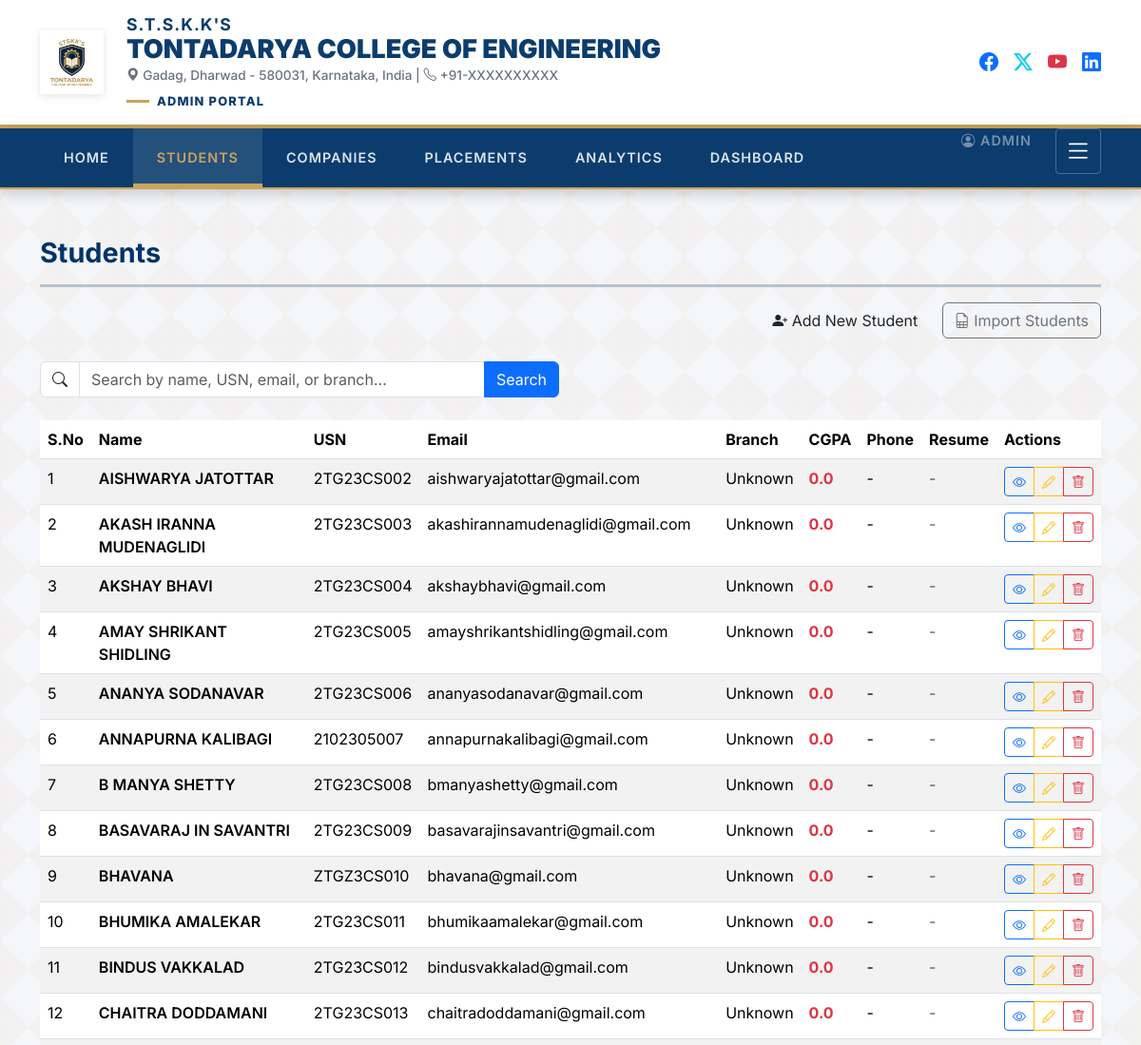
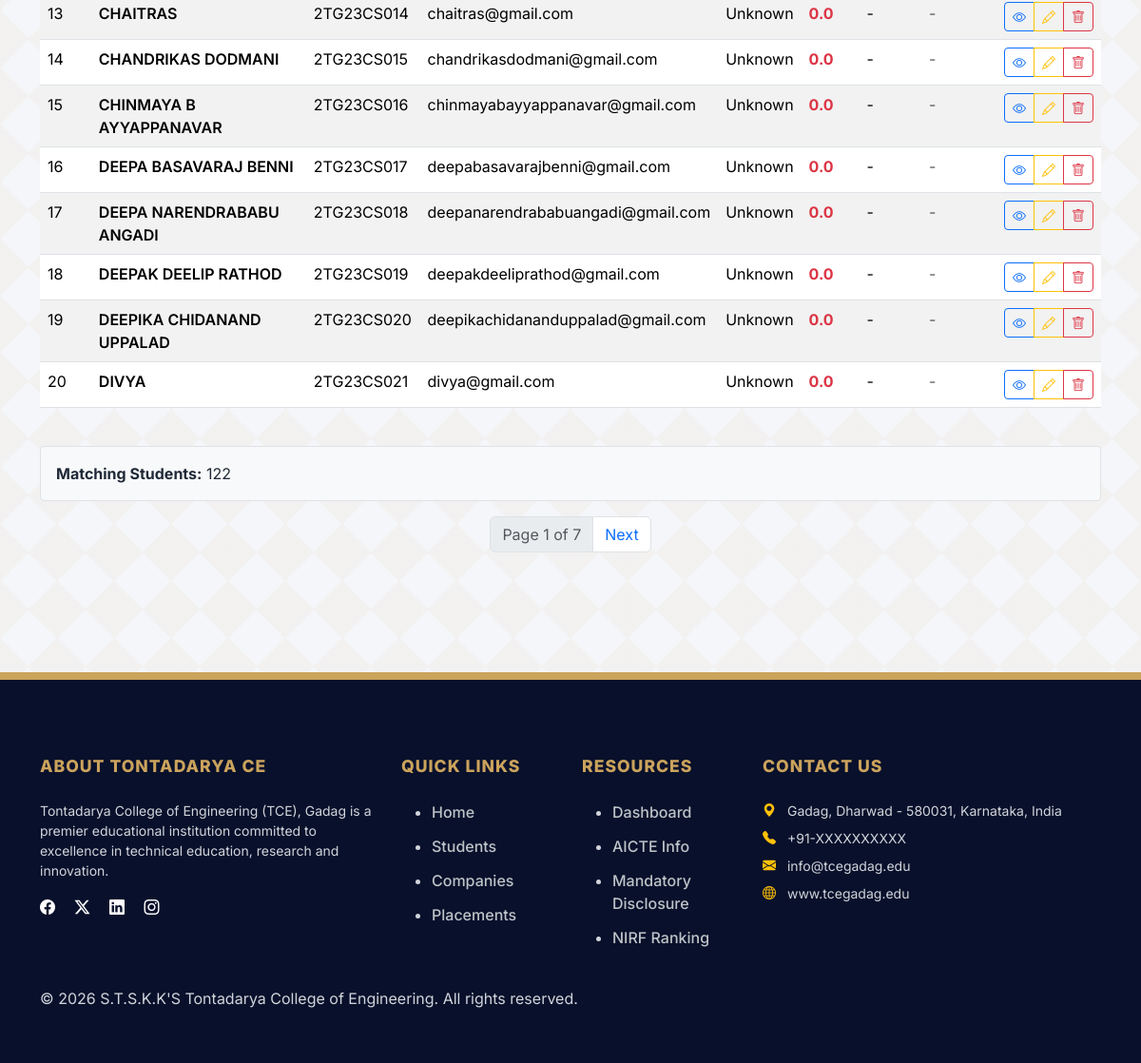
/students/ (signed in), run on the app's committed database (2 pictures, top to bottom).
### core/models.py (models this page shows, shortened)
class Student(models.Model):
    name = models.CharField(max_length=100)
    email = models.EmailField(unique=True, db_index=True)
    branch = models.CharField(max_length=50, db_index=True)
    cgpa = models.FloatField(
        default=0,
        validators=[MinValueValidator(0.0), MaxValueValidator(10.0)],
        db_index=True
    )
    resume = models.FileField(
        upload_to='resumes/%Y/%m/',
        null=True,
        blank=True,
        validators=[FileExtensionValidator(allowed_extensions=['pdf', 'doc', 'docx'])]
    )
    phone = models.CharField(max_length=15, blank=True, null=True)
    usn = models.CharField(max_length=50, blank=True, null=True, unique=True, db_index=True)
    password = models.CharField(max_length=128, blank=True, help_text='Hashed student login password; initially set from the USN.')
    linkedin = models.URLField(blank=True, null=True, help_text="LinkedIn profile URL")
    github = models.URLField(blank=True, null=True, help_text="GitHub profile URL")
    leetcode = models.URLField(blank=True, null=True, help_text="LeetCode profile URL")
    hackerrank = models.URLField(blank=True, null=True, help_text="HackerRank profile URL")
    headline = models.CharField(max_length=255, blank=True, null=True, help_text="Professional headline (e.g. Aspiring Software Engineer)")
    profile_picture = models.ImageField(
        upload_to='profiles/%Y/%m/',
        null=True,
        blank=True,
        validators=[FileExtensionValidator(allowed_extensions=['jpg', 'jpeg', 'png'])]
    )
    skills = models.TextField(
        blank=True,
        help_text="Comma-separated skills (e.g. python, sql, dsa)"
    )
    aptitude_score = models.FloatField(
        default=0.0,
        validators=[MinValueValidator(0.0), MaxValueValidator(100.0)],
        help_text="Aptitude score as a percentage"
    )
    technical_score = models.FloatField(
        default=0.0,
        validators=[MinValueValidator(0.0), MaxValueValidator(100.0)],
        help_text="Technical score as a percentage"
    )
    communication_score = models.FloatField(
        default=0.0,
        validators=[MinValueValidator(0.0), MaxValueValidator(100.0)],
        help_text="Communication score as a percentage"
    )
    overall_readiness_score = models.FloatField(
        default=0.0,
        validators=[MinValueValidator(0.0), MaxValueValidator(100.0)],
        help_text="Overall readiness score (average of aptitude, technical and communication)"
    )
    bio = models.TextField(blank=True, null=True)
    created_at = models.DateTimeField(default=timezone.now)
    updated_at = models.DateTimeField(auto_now=True)
    class Meta:
        ordering = ['-cgpa', 'name']
        indexes = [
            models.Index(fields=['branch', 'cgpa']),
        ]

### core/views.py (the view)
# urls.py: path('students/', views.student_list, name='students'),
@role_required(['admin'])
def student_list(request):
    query = request.GET.get('q', '').strip()
    if query:
        students = Student.objects.filter(
            Q(name__icontains=query) |
            Q(branch__icontains=query) |
            Q(email__icontains=query) |
            Q(usn__icontains=query)
        )
    else:
        students = Student.objects.all()
    students = students.order_by('id')
    total_students = students.count()
    paginator = Paginator(students, 20)
    page_number = request.GET.get('page')
    page_obj = paginator.get_page(page_number)
    return render(request, 'core/students.html', {
        'students': page_obj,
        'page_obj': page_obj,
        'query': query,
        'total_students': total_students,
    })

### core/templates/core/students.html (shortened to what this page needs)
{% extends "core/base.html" %}
{% block content %}
<h2 style="color: #003366; font-size: 1.8rem; font-weight: 700; margin-bottom: 0.5rem;">
    Students
</h2>
<hr style="border-top: 3px solid #003366; margin: 1rem 0;">
{% if request.session.role == 'admin' %}
<div class="mb-4 text-end">
    <a href="{% url 'add_student' %}" class="btn btn-primary-custom me-2">
        <i class="bi bi-person-plus-fill"></i> Add New Student
    </a>
    <a href="{% url 'import_students' %}" class="btn btn-outline-secondary">
        <i class="bi bi-file-earmark-spreadsheet"></i> Import Students
    </a>
</div>
{% endif %}
<form method="get" class="row mb-4">
    <div class="col-md-6">
        <div class="input-group">
            <span class="input-group-text bg-white">
                <i class="bi bi-search"></i>
            </span>
            <input type="search"
                   class="form-control"
                   id="studentSearch"
                   name="q"
                   value="{{ query }}"
                   placeholder="Search by name, USN, email, or branch...">
            <button class="btn btn-primary" type="submit">Search</button>
        </div>
    </div>
</form>
<div class="table-responsive">
    <table class="table table-striped table-hover" id="studentsTable">
        <thead>
            <tr>
                <th>S.No</th>
                <th>Name</th>
                <th>USN</th>
                <th>Email</th>
                <th>Branch</th>
                <th>CGPA</th>
                <th>Phone</th>
                <th>Resume</th>
                <th>Actions</th>
            </tr>
        </thead>
        <tbody>
            {% for student in students %}
            <tr class="student-row">
                <td>{{ forloop.counter }}</td>
                <td class="fw-semibold">{{ student.name }}</td>
                <td>{{ student.usn|default:"-" }}</td>
                <td>{{ student.email }}</td>
                <td>{{ student.branch }}</td>
                <td>
                    <span class="fw-bold" style="color: {% if student.cgpa >= 8.0 %}#28a745{% elif student.cgpa >= 6.0 %}#ffc107{% else %}#dc3545{% endif %};">
                        {{ student.cgpa }}
                    </span>
                </td>
                <td>{{ student.phone|default:"-" }}</td>
                <td>
                    {% if student.resume %}
                    <a href="{{ student.resume.url }}" target="_blank" class="btn btn-sm btn-outline-primary">
                        <i class="bi bi-file-earmark-pdf"></i> View
                    </a>
                    {% else %}
                    <span class="text-muted">-</span>
                    {% endif %}
                </td>
                <td>
                    <div class="btn-group btn-group-sm" role="group">
                        <a href="{% url 'student_detail' student.id %}" class="btn btn-outline-primary" title="View Details">
                            <i class="bi bi-eye"></i>
                        </a>
                        {% if request.session.role == 'admin' %}
                        <a href="{% url 'edit_student' student.id %}" class="btn btn-outline-warning" title="Edit">
                            <i class="bi bi-pencil"></i>
                        </a>
                        <a href="{% url 'delete_student' student.id %}" class="btn btn-outline-danger" title="Delete"
                           onclick="return confirm('Are you sure you want to delete {{ student.name }}?')">
                            <i class="bi bi-trash"></i>
                        </a>
                        {% endif %}
                    </div>
                </td>
            </tr>
            {% endfor %}
        </tbody>
    </table>
</div>
{% if students %}
<div class="mt-4 p-3" style="background: #f8f9fa; border: 1px solid #dee2e6; border-radius: 4px;">
    <p class="mb-0">
        <strong>Matching Students:</strong> {{ total_students }}
    </p>
</div>
{% endif %}
{% if page_obj.paginator.num_pages > 1 %}
<nav aria-label="Student list pages" class="mt-3">
    <ul class="pagination justify-content-center">
        <li class="page-item disabled">
            <span class="page-link">Page {{ page_obj.number }} of {{ page_obj.paginator.num_pages }}</span>
        </li>
        {% if page_obj.has_next %}
        <li class="page-item">
            <a class="page-link" href="?{% if query %}q={{ query|urlencode }}&amp;{% endif %}page={{ page_obj.next_page_number }}">Next</a>
        </li>
        {% endif %}
    </ul>
</nav>
{% endif %}
{% endblock %}

### data on the page
Student: name "AISHWARYA JATOTTAR", usn "2TG23CS002", email "aishwaryajatottar@gmail.com", branch "Unknown", cgpa "0.0", phone "-"
Student: name "AKASH IRANNA MUDENAGLIDI", usn "2TG23CS003", email "akashirannamudenaglidi@gmail.com", branch "Unknown", cgpa "0.0", phone "-"
Student: name "AKSHAY BHAVI", usn "2TG23CS004", email "akshaybhavi@gmail.com", branch "Unknown", cgpa "0.0", phone "-"
Student: name "AMAY SHRIKANT SHIDLING", usn "2TG23CS005", email "amayshrikantshidling@gmail.com", branch "Unknown", cgpa "0.0", phone "-"
Student: name "ANANYA SODANAVAR", usn "2TG23CS006", email "ananyasodanavar@gmail.com", branch "Unknown", cgpa "0.0", phone "-"
Student: name "ANNAPURNA KALIBAGI", usn "2102305007", email "annapurnakalibagi@gmail.com", branch "Unknown", cgpa "0.0", phone "-"
Student: name "B MANYA SHETTY", usn "2TG23CS008", email "bmanyashetty@gmail.com", branch "Unknown", cgpa "0.0", phone "-"
Student: name "BASAVARAJ IN SAVANTRI", usn "2TG23CS009", email "basavarajinsavantri@gmail.com", branch "Unknown", cgpa "0.0", phone "-"
Student: name "BHAVANA", usn "ZTGZ3CS010", email "bhavana@gmail.com", branch "Unknown", cgpa "0.0", phone "-"
Student: name "BHUMIKA AMALEKAR", usn "2TG23CS011", email "bhumikaamalekar@gmail.com", branch "Unknown", cgpa "0.0", phone "-"
Student: name "BINDUS VAKKALAD", usn "2TG23CS012", email "bindusvakkalad@gmail.com", branch "Unknown", cgpa "0.0", phone "-"
Student: name "CHAITRA DODDAMANI", usn "2TG23CS013", email "chaitradoddamani@gmail.com", branch "Unknown", cgpa "0.0", phone "-"
Student: name "CHAITRAS", usn "2TG23CS014", email "chaitras@gmail.com", branch "Unknown", cgpa "0.0", phone "-"
Student: name "CHANDRIKAS DODMANI", usn "2TG23CS015", email "chandrikasdodmani@gmail.com", branch "Unknown", cgpa "0.0", phone "-"
Student: name "CHINMAYA B AYYAPPANAVAR", usn "2TG23CS016", email "chinmayabayyappanavar@gmail.com", branch "Unknown", cgpa "0.0", phone "-"
Student: name "DEEPA BASAVARAJ BENNI", usn "2TG23CS017", email "deepabasavarajbenni@gmail.com", branch "Unknown", cgpa "0.0", phone "-"
Student: name "DEEPA NARENDRABABU ANGADI", usn "2TG23CS018", email "deepanarendrababuangadi@gmail.com", branch "Unknown", cgpa "0.0", phone "-"
Student: name "DEEPAK DEELIP RATHOD", usn "2TG23CS019", email "deepakdeeliprathod@gmail.com", branch "Unknown", cgpa "0.0", phone "-"
Student: name "DEEPIKA CHIDANAND UPPALAD", usn "2TG23CS020", email "deepikachidananduppalad@gmail.com", branch "Unknown", cgpa "0.0", phone "-"
Student: name "DIVYA", usn "2TG23CS021", email "divya@gmail.com", branch "Unknown", cgpa "0.0", phone "-"

### other printed values
{{ request.session.role|capfirst }} "ADMIN"
{{ total_students }} "122"
{{ page_obj.number }} "1"
{{ page_obj.paginator.num_pages }} "7"
